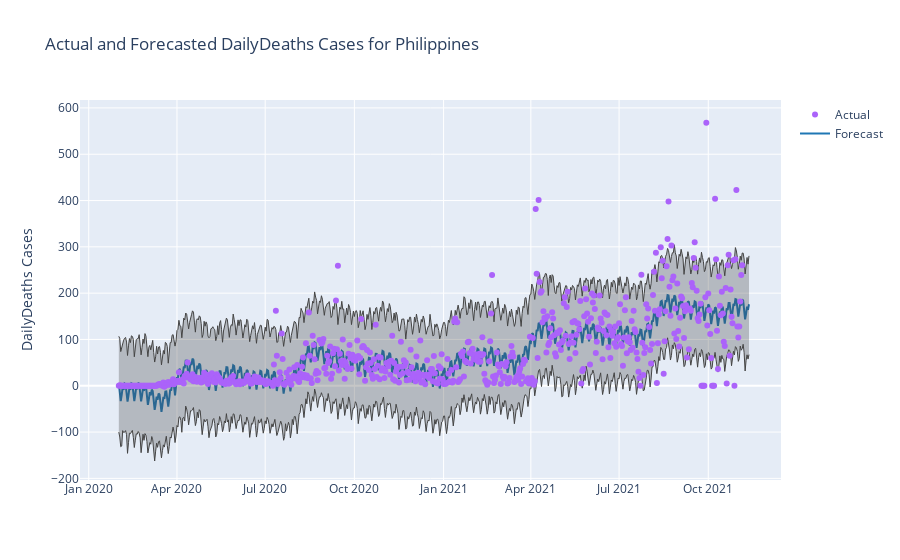

Write notebook code for a chart like this one.
### Markdown cell above
#### Step 7: Run code to plot actual and predicted values with corresponding error bands.

### Code cell
fig = go.Figure([
    go.Scatter(
        name='Forecast',
        x=forecast['ds'],
        y=forecast['yhat'],
        mode='lines',
        line=dict(color='rgb(31, 119, 180)'),
    ),
    go.Scatter(
        name='Upper Bound',
        x=forecast['ds'],
        y=forecast['yhat_upper'],
        mode='lines',
        marker=dict(color="#444"),
        line=dict(width=1),
        showlegend=False
    ),
    go.Scatter(
        name='Lower Bound',
        x=forecast['ds'],
        y=forecast['yhat_lower'],
        marker=dict(color="#444"),
        line=dict(width=1),
        mode='lines',
        fillcolor='rgba(68, 68, 68, 0.3)',
        fill='tonexty',
        showlegend=False
    ),
    go.Scatter(
        x=df['ds'], 
        y = df['y'], 
        mode='markers', 
        name='Actual'
    )
])
fig.update_layout(
    yaxis_title=f'{varFC.value} Cases',
    title=f'Actual and Forecasted {varFC.value} Cases for {countryFC.value}',
    hovermode="x"
)
fig.show()

### Figure 1 — Plotly figure (JSON) as saved in the notebook; plotly's stock layout.template omitted (floating-point values rounded to 4 significant figures; data arrays with more than 128 entries replaced by an {"elided": "..."} marker saying what was removed)
{"data": [{"line": {"color": "rgb(31, 119, 180)"}, "mode": "lines", "name": "Forecast", "type": "scatter", "x": {"elided": "651 str values"}, "y": {"elided": "651 float values"}}, {"line": {"width": 1}, "marker": {"color": "#444"}, "mode": "lines", "name": "Upper Bound", "showlegend": false, "type": "scatter", "x": {"elided": "651 str values"}, "y": {"elided": "651 float values"}}, {"fill": "tonexty", "fillcolor": "rgba(68, 68, 68, 0.3)", "line": {"width": 1}, "marker": {"color": "#444"}, "mode": "lines", "name": "Lower Bound", "showlegend": false, "type": "scatter", "x": {"elided": "651 str values"}, "y": {"elided": "651 float values"}}, {"mode": "markers", "name": "Actual", "type": "scatter", "x": {"elided": "644 str values"}, "y": {"elided": "644 int values"}}], "layout": {"hovermode": "x", "title": {"text": "Actual and Forecasted DailyDeaths Cases for Philippines"}, "yaxis": {"title": {"text": "DailyDeaths Cases"}}}}
